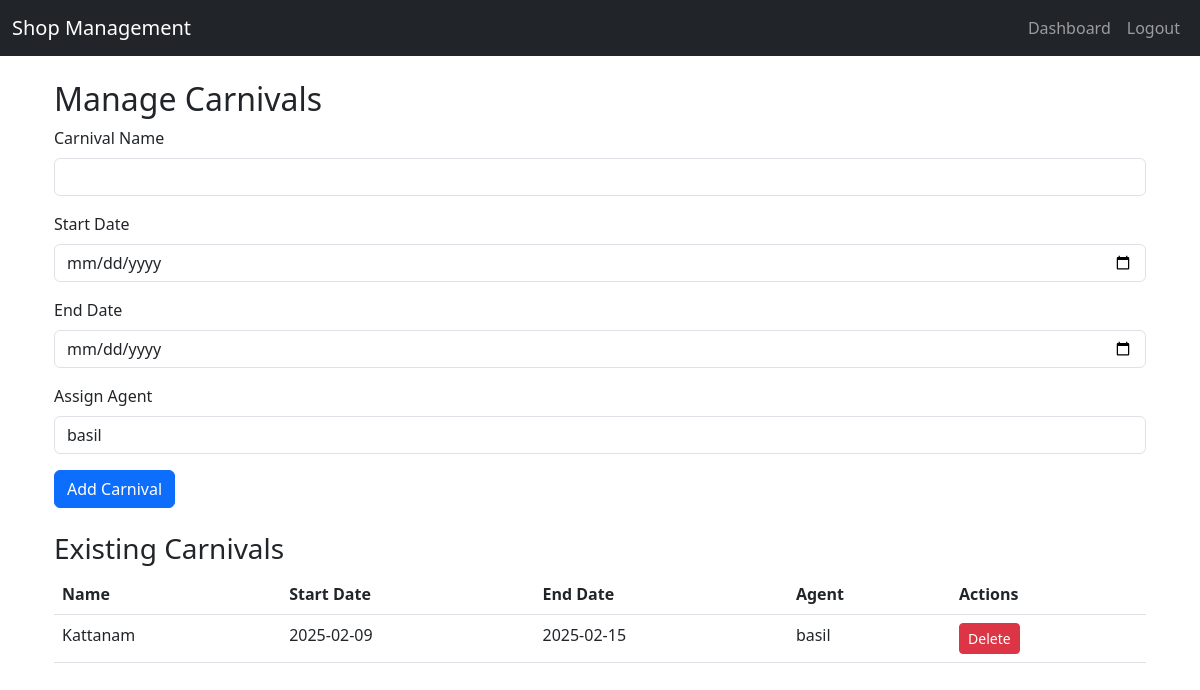
Page /admin/carnivals (signed in) on the committed database.
### app.py (models this page shows)
class Carnival(db.Model):
    id = db.Column(db.Integer, primary_key=True)
    name = db.Column(db.String(100), unique=True, nullable=False)
    start_date = db.Column(db.Date, nullable=False)
    end_date = db.Column(db.Date, nullable=False)
    agent_id = db.Column(db.Integer, db.ForeignKey('user.id'), nullable=False)  # Assigned Agent
    agent = db.relationship('User', backref=db.backref('carnivals', lazy=True))

class User(db.Model, UserMixin):
    id = db.Column(db.Integer, primary_key=True)
    username = db.Column(db.String(100), unique=True, nullable=False)
    password = db.Column(db.String(200), nullable=False)
    role = db.Column(db.String(20), nullable=False, default='agent')  # 'admin' or 'agent'

### app.py (the view, shortened to what this page needs)
@app.route('/admin/carnivals', methods=['GET', 'POST'])
@login_required
def manage_carnivals():
    if current_user.role != 'admin':
        flash('Access denied!', 'danger')
        return redirect(url_for('dashboard'))
    carnivals = Carnival.query.all()
    agents = User.query.filter_by(role='agent').all()
    return render_template('manage_carnivals.html', carnivals=carnivals, agents=agents)

### app.py (called while the page is built)
@login_manager.user_loader
def load_user(user_id):
    return User.query.get(int(user_id))

@app.before_request
def session_timeout():
    session.permanent = True
    session.modified = True
    if 'last_activity' in session:
        last_activity = session['last_activity']
        if isinstance(last_activity, str):  # Convert string to datetime
            last_activity = datetime.fromisoformat(last_activity)
            if last_activity.tzinfo is None:
                last_activity = last_activity.replace(tzinfo=timezone.utc)  # Convert to UTC
        if datetime.now(timezone.utc) - last_activity > app.config['PERMANENT_SESSION_LIFETIME']:
            logout_user()
            flash('Session expired. Please log in again.', 'warning')
            return redirect(url_for('login'))
    session['last_activity'] = datetime.now(UTC).isoformat()  # Store as ISO string

### templates/manage_carnivals.html
{% extends "base.html" %}
{% block content %}
<div class="container mt-4">
    <h2>Manage Carnivals</h2>
    <form method="POST">
        <div class="mb-3">
            <label for="name" class="form-label">Carnival Name</label>
            <input type="text" class="form-control" name="name" required>
        </div>
        <div class="mb-3">
            <label for="start_date" class="form-label">Start Date</label>
            <input type="date" class="form-control" name="start_date" required>
        </div>
        <div class="mb-3">
            <label for="end_date" class="form-label">End Date</label>
            <input type="date" class="form-control" name="end_date" required>
        </div>
        <div class="mb-3">
            <label for="agent_id" class="form-label">Assign Agent</label>
            <select name="agent_id" class="form-control" required>
                {% for agent in agents %}
                    <option value="{{ agent.id }}">{{ agent.username }}</option>
                {% endfor %}
            </select>
        </div>
        <button type="submit" class="btn btn-primary">Add Carnival</button>
    </form>
    <h3 class="mt-4">Existing Carnivals</h3>
    <table class="table">
        <thead>
            <tr>
                <th>Name</th>
                <th>Start Date</th>
                <th>End Date</th>
                <th>Agent</th>
                <th>Actions</th>
            </tr>
        </thead>
        <tbody>
            {% for carnival in carnivals %}
            <tr>
                <td>{{ carnival.name }}</td>
                <td>{{ carnival.start_date }}</td>
                <td>{{ carnival.end_date }}</td>
                <td>{{ carnival.agent.username }}</td>
                <td>
                    <form action="{{ url_for('delete_carnival', carnival_id=carnival.id) }}" method="POST">
                        <button type="submit" class="btn btn-danger btn-sm">Delete</button>
                    </form>
                </td>
            </tr>
            {% endfor %}
        </tbody>
    </table>
</div>
{% endblock %}

### rows in the picture
Carnival: name "Kattanam", start_date "2025-02-09", end_date "2025-02-15", agent.username "basil"

### other values in the picture
form field agent_id "basil"
